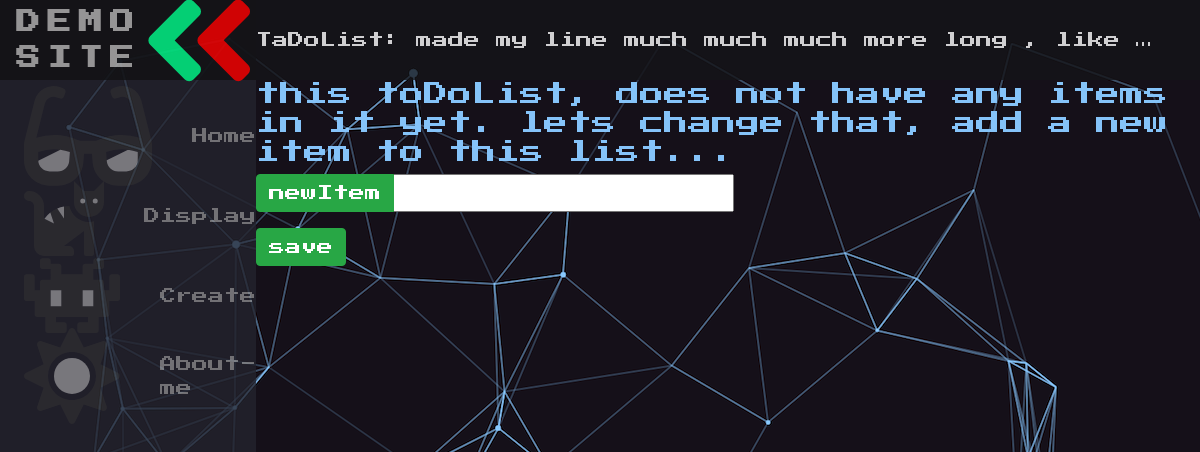
Before: /id/5/ (signed in) with the older database file.
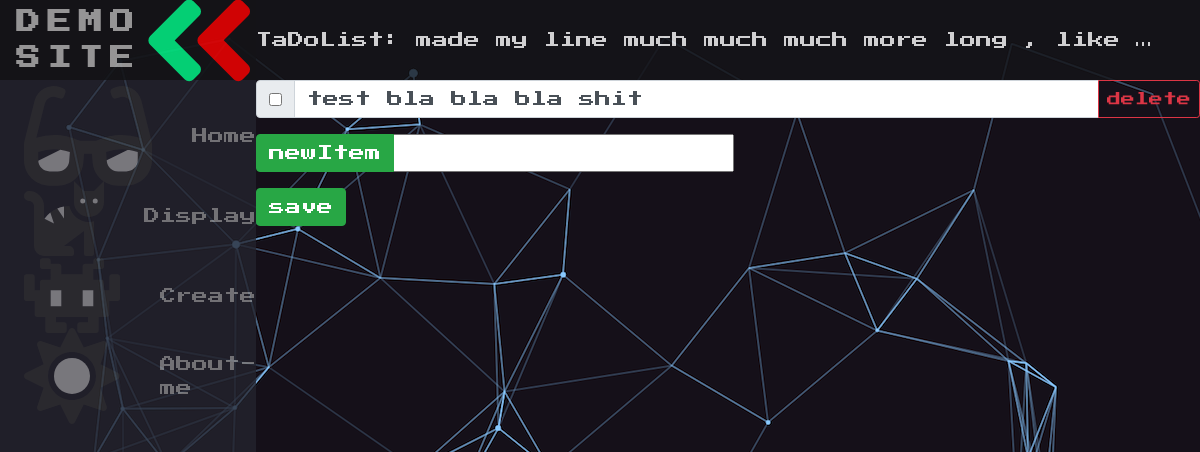
After: the same page with the newer database file.
### main/models.py (models this page shows, shortened)
class ToDoList(models.Model):
    user = models.ForeignKey(User,on_delete=models.CASCADE,related_name="todolist",null=True)
    name=models.CharField(max_length=200)
    def __str__(self):
        return str(self.name)

class Item(models.Model):
    todolist = models.ForeignKey(ToDoList,on_delete=models.CASCADE)
    text = models.CharField(max_length=300)
    complete = models.BooleanField()

### main/views.py (the view, shortened to what this page needs)
# urls.py: path("id/<int:idValue>/",views.id, name="id"),
def id(response,idValue:int):
    userId=response.user.id
    todolist = models.ToDoList.objects.filter(id=idValue , user_id=userId)
    print(todolist)
    class sendToTemplate:
        temp=0
    headingName:str=None
    if todolist.exists() :
        headingName=todolist[0].name;
    return render(response,"main/lists.html",{"list":todolist,"id":idValue,"sno":sendToTemplate(),"headingName":headingName})

### main/templates/main/lists.html (shortened to what this page needs)
{% extends 'main/base.html' %}
{%block mainHeading%}
    {%if headingName%}
    <div class="navbar-text custom-white-text unselectable">TaDoList: {{headingName}}</div>
    {%else%}
    <span class="navbar-text custom-error-text unselectable">Error-no such list</span>
    {%endif%}
{%endblock%}
{%block content%}
<form method="post",action="#">
 {%if list.exists%}
  {%for data in list%}
        {%if data.item_set.all.exists%}
         {%for i in data.item_set.all%}
           <div class="input-group mb-3">
               <div class="input-group-prepend">
                    <div class="input-group-text">
                        {%if i.complete == True%}
                        <input type="checkbox" value="clicked" name="c{{i.id}}" checked>
                        {%elif i.complete == False%}
                        <input type="checkbox" value="clicked" name="c{{i.id}}">
                        {%endif%}
                    </div>
                </div>
                <input type="text" value="{{i.text}}" name="item-name{{i.id}}" class="form-control todolist-items"/>
                <div class="input-group-append">
                        <button type="button" class="btn btn-outline-danger btn-sm todolist-item-delete" data-todolist-item-id={{i.id}}>delete</button>
                </div>
            </div>
         {%endfor%}
        {%else%}
        <h4>this toDoList, does not have any items in it yet. lets change that, add a new item to this list...</h4>
        {%endif%}
  {%endfor%}
  <div class="input-group mb-3">
    <div class="input-group-prepend">
        <button type="submit" name="newItem" value="newItem" class="btn btn-success">newItem</button>
    </div>
    <input type="text" name="itemName">
   </div>
    <button type="submit" name="save" value="save" class="btn btn-success">save</button>
 {%else%}
  <h4>toDoList not found for id:{{id}}</h4>
 {%endif%}
</form>
{%endblock%}

Changed rows visible on the page:
added Item: text "test bla bla bla shit"
